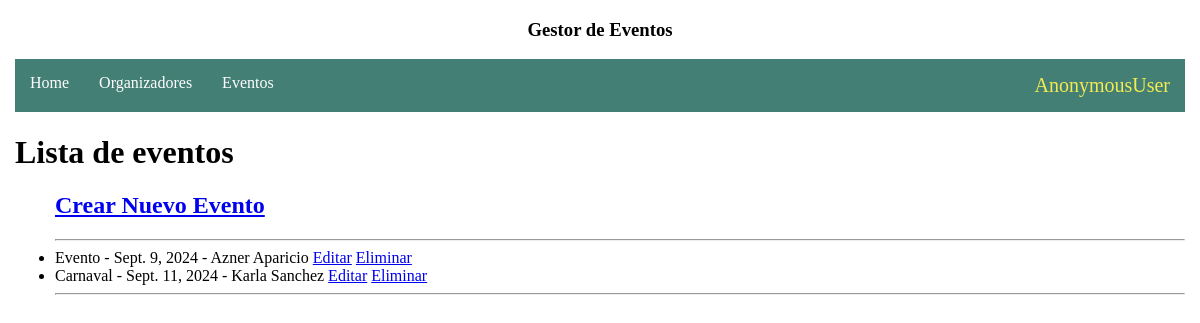
/gestor_eventos/eventos/, run on an earlier commit of the app's database.
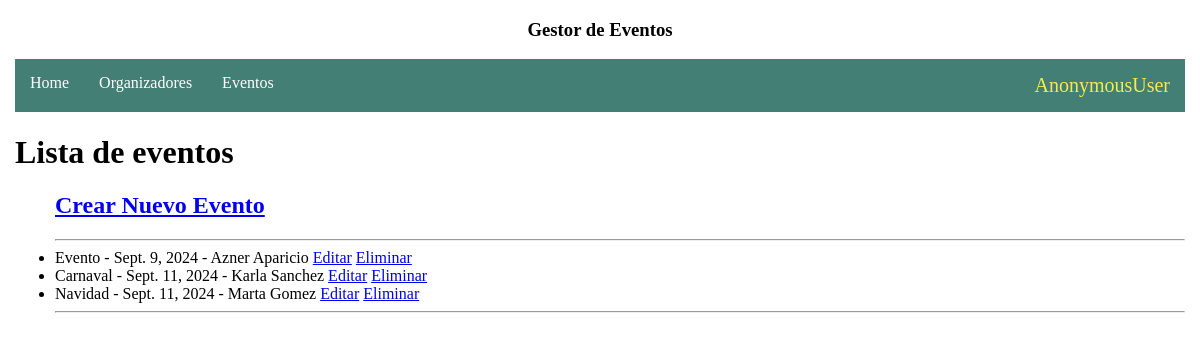
And on a later commit of the database.
### eventos/models.py (models this page shows)
class evento(models.Model):
    nombre_event = models.CharField(max_length=100)
    fecha = models.DateField(auto_now_add=True)
    organizador_relacion = models.ForeignKey(organizador, on_delete = models.CASCADE)

class organizador(models.Model):
    nombre_org = models.CharField(max_length=100)
    def __str__(self):
        return self.nombre_org

### eventos/views.py (the view)
# urls.py: path("eventos/", lista_eventos.as_view(), name = "lista_Eventos"),
class lista_eventos(ListView):
    model = evento
    template_name = 'lista_eventos.html'

### eventos/templates/lista_eventos.html (shortened to what this page needs)
<!doctype html>
<html lang="en">
  <head>
  </head>
  <body>
    <h3>Gestor de Eventos</h3>
        <nav class="navbar">
        <ul>
            <li><a href="{% url 'eventosApp:pagina_principal' %}">Home</a></li>
            <li><a href="{% url 'eventosApp:lista_organizadores' %}">Organizadores</a></li>
            <li><a href="{% url 'eventosApp:lista_Eventos' %}">Eventos</a></li>
            <span>{{request.user}}</span>
        </ul>
        </nav>
    <h1>Lista de eventos</h1>
    <ul>
        <a href="{% url 'eventosApp:crear_Eventos' %}"><h2>Crear Nuevo Evento</h2></a>
        <hr/>
        {% for evento in object_list %}
            <li>{{ evento.nombre_event }} - {{ evento.fecha }} - {{ evento.organizador_relacion }} <a href="{% url 'eventosApp:editar_Eventos' evento.id%}">Editar</a> <a href="{% url 'eventosApp:borrar_Eventos' evento.id%}">Eliminar</a></li>
        {% endfor %}
        <hr/>
    </ul>
  </body>
</html>

What changed in the data, as far as the page shows it:
added evento: nombre_event "Navidad", fecha "Sept. 11, 2024", organizador_relacion "Marta Gomez"
